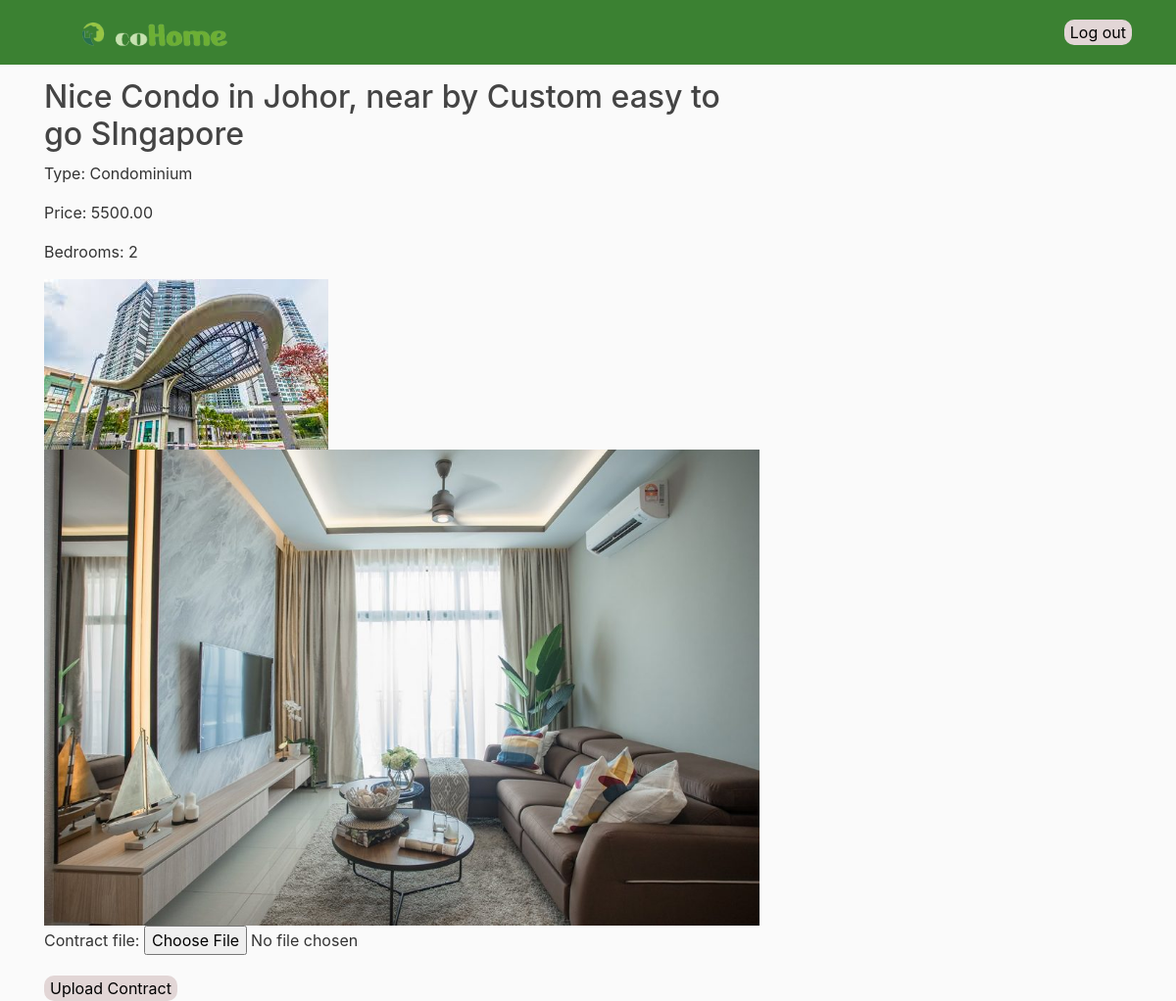
Page /house_units/20/ (signed in) on the committed database.
### users/models.py (models this page shows, shortened)
class HouseUnit(models.Model):
    STATUS_CHOICES = (
        ('available', 'Available'),
        ('rented', 'Rented Out'),
    )
    owner = models.ForeignKey(User, on_delete=models.CASCADE)
    description = models.TextField()
    location = models.CharField(max_length=255, choices=MALAYSIA_STATE_CHOICES, default='KUL')
    house_type = models.CharField(max_length=50, choices=HOUSE_TYPE_CHOICES, default='apartment')
    price = models.DecimalField(max_digits=10, decimal_places=2, default=0.00)
    bedrooms = models.IntegerField(choices=BEDROOM_CHOICES, default=1)
    status = models.CharField(max_length=10, choices=STATUS_CHOICES, default='available')

class HouseImage(models.Model):
    house = models.ForeignKey(HouseUnit, related_name='images', on_delete=models.CASCADE)
    image = models.ImageField(upload_to='house_images/')

### users/views.py (the view)
# urls.py: path('house_units/<int:house_unit_id>/', user_views.house_unit_detail, name='house_unit_detail'),
@login_required
def house_unit_detail(request, house_unit_id):
    house_unit = get_object_or_404(HouseUnit, pk=house_unit_id)
    contracts = house_unit.contracts.all()
    is_tenant = request.user.groups.filter(name='Tenant').exists()
    is_searcher = request.user.groups.filter(name='Searcher').exists()
    is_technician = request.user.groups.filter(name='technician').exists()
    if is_searcher or is_tenant:
        context = {
            'house_unit': house_unit,
            'is_tenant': is_tenant,
            'is_searcher': is_searcher,
            'is_technician': is_technician,
            'contracts': contracts,
        }
        return render(request, 'users/house_unit_detail_searcher.html', context)
    elif is_technician:
        if request.method == 'POST':
            contract_form = ContractForm(request.POST, request.FILES, initial={'house_unit': house_unit})
            if contract_form.is_valid():
                contract = contract_form.save(commit=False)
                contract.uploaded_by = request.user
                contract.house_unit = house_unit
                contract.save()
                messages.success(request, 'Contract uploaded successfully.')
                return redirect('contract')
        else:
            contract_form = ContractForm(initial={'house_unit': house_unit})
        context = {
            'house_unit': house_unit,
            'contracts': contracts,
            'form': contract_form,
            'is_technician': is_technician,
            'is_tenant': is_tenant,
            'is_searcher': is_searcher,
        }
        return render(request, 'users/house_unit_detail.html', context)
    return HttpResponseForbidden("You do not have permission to view this page.")

### users/forms.py
class ContractForm(forms.ModelForm):
    class Meta:
        model = Contract
        exclude = ('uploaded_by',)
        fields = ['house_unit', 'contract_file']
        widgets = {
            'house_unit': forms.HiddenInput(),
        }

### users/templates/users/house_unit_detail.html (shortened to what this page needs)
{% extends "Cohome/base.html" %}
{% block content %}
<div>
    <h2>{{ house_unit.description }}</h2>
    <p>Type: {{ house_unit.get_house_type_display }}</p>
    <p>Price: {{ house_unit.price }}</p>
    <p>Bedrooms: {{ house_unit.bedrooms }}</p>
    <div class="house-images">
        {% for image in house_unit.images.all %}
            <img src="{{ image.image.url }}" alt="House image" style="max-width:100%; height:auto;">
        {% endfor %}
    </div>
    <form method="post" enctype="multipart/form-data">
        {{ form.as_p }}
        <button type="submit">Upload Contract</button>
</div>
{% endblock %}

### Cohome/templates/Cohome/base.html (shortened to what this page needs)
{% load static%}
<!DOCTYPE html>
<html>
    <head>
    <link rel="stylesheet" href="https://cdn.jsdelivr.net/npm/bootstrap@4.0.0/dist/css/bootstrap.min.css">
    <link rel="stylesheet" href="https://stackpath.bootstrapcdn.com/bootstrap/4.5.2/css/bootstrap.min.css">
    <link rel="stylesheet" type="text/css" href="{% static 'Cohome/main.css' %}">
    </head>
    <body>
        <header class="site-header">
          <nav class="navbar navbar-expand-md navbar-dark custom-navbar-bg fixed-top">
              <div class="container">
                <div class="collapse navbar-collapse" id="navbarToggle">
                  <div class="navbar-nav mr-auto">
                    <a class="navbar-brand mr-4" href="{% url 'user-redirect'%}">
                      <img src="{% static 'logo.png' %}" alt="Logo" height="40">
                  </a>
                  </div>
                  <div class="navbar-nav">
                    {% if user.is_authenticated %}
                    <form action="{% url 'logout' %}" method="post">
                      <button type="submit" class="logout">Log out</button>
                    {% else %}
                    <form action="{% url 'login' %}" method="post">
                      {% csrf_token %}
                      <button type="submit" class="logout">Login</button>
                    {% endif %}
                    </form>
                  </div>
                </div>
              </div>
            </nav>
          </header>
          <main role="main" class="container">
            <div class="row">
              <div class="col-md-8">
                {% block content %}{% endblock %}
              </div>
            </div>
          </main>
  </body>
</html>
    </body>
    </html>

### Cohome/static/Cohome/main.css (style rules this page uses)
body { background: #fafafa; color: #333333; margin-top: 5rem; }
h1, h2, h3, h4, h5, h6 { color: #444444; }

### rows in the picture
HouseUnit: description "Nice Condo in Johor, near by Custom easy to go SIngapore", house_type "Condominium", price "5500.00", bedrooms "2"
HouseImage: image (picture)
HouseImage: image (picture)
